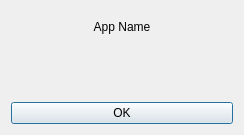
<?xml version="1.0" encoding="UTF-8"?>
<ui version="4.0">
 <class>HelpDialog</class>
 <widget class="QDialog" name="HelpDialog">
  <property name="geometry">
   <rect>
    <x>0</x>
    <y>0</y>
    <width>244</width>
    <height>135</height>
   </rect>
  </property>
  <property name="windowTitle">
   <string>Help</string>
  </property>
  <layout class="QVBoxLayout" name="verticalLayout">
   <item>
    <widget class="QFrame" name="frameTop">
     <property name="frameShape">
      <enum>QFrame::NoFrame</enum>
     </property>
     <property name="frameShadow">
      <enum>QFrame::Plain</enum>
     </property>
     <layout class="QHBoxLayout" name="horizontalLayout">
      <item>
       <widget class="QLabel" name="labelIcon">
        <property name="sizePolicy">
         <sizepolicy hsizetype="Fixed" vsizetype="Fixed">
          <horstretch>0</horstretch>
          <verstretch>0</verstretch>
         </sizepolicy>
        </property>
        <property name="minimumSize">
         <size>
          <width>48</width>
          <height>48</height>
         </size>
        </property>
        <property name="maximumSize">
         <size>
          <width>48</width>
          <height>48</height>
         </size>
        </property>
        <property name="frameShadow">
         <enum>QFrame::Sunken</enum>
        </property>
        <property name="text">
         <string/>
        </property>
        <property name="pixmap">
         <pixmap resource="main.qrc">:/images/main.png</pixmap>
        </property>
       </widget>
      </item>
      <item>
       <widget class="QLabel" name="labelText">
        <property name="text">
         <string>App Name</string>
        </property>
        <property name="alignment">
         <set>Qt::AlignHCenter|Qt::AlignTop</set>
        </property>
       </widget>
      </item>
      <item>
       <widget class="QLabel" name="labelDummy">
        <property name="sizePolicy">
         <sizepolicy hsizetype="Fixed" vsizetype="Fixed">
          <horstretch>0</horstretch>
          <verstretch>0</verstretch>
         </sizepolicy>
        </property>
        <property name="minimumSize">
         <size>
          <width>48</width>
          <height>48</height>
         </size>
        </property>
        <property name="maximumSize">
         <size>
          <width>48</width>
          <height>48</height>
         </size>
        </property>
        <property name="text">
         <string/>
        </property>
       </widget>
      </item>
     </layout>
    </widget>
   </item>
   <item>
    <spacer name="verticalSpacer">
     <property name="orientation">
      <enum>Qt::Vertical</enum>
     </property>
     <property name="sizeHint" stdset="0">
      <size>
       <width>20</width>
       <height>16</height>
      </size>
     </property>
    </spacer>
   </item>
   <item>
    <widget class="QPushButton" name="btnOk">
     <property name="text">
      <string>OK</string>
     </property>
    </widget>
   </item>
  </layout>
 </widget>
 <resources>
  <include location="main.qrc"/>
 </resources>
 <connections/>
</ui>
